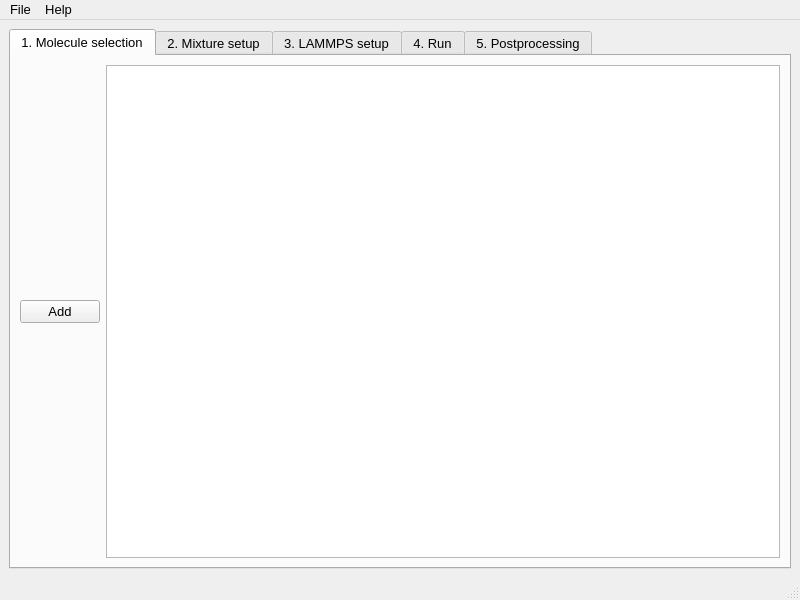
<?xml version="1.0" encoding="UTF-8"?>
<ui version="4.0">
 <class>MainWindow</class>
 <widget class="QMainWindow" name="MainWindow">
  <property name="enabled">
   <bool>true</bool>
  </property>
  <property name="geometry">
   <rect>
    <x>0</x>
    <y>0</y>
    <width>800</width>
    <height>600</height>
   </rect>
  </property>
  <property name="font">
   <font>
    <pointsize>10</pointsize>
   </font>
  </property>
  <property name="windowTitle">
   <string>MainWindow</string>
  </property>
  <widget class="QWidget" name="centralwidget">
   <layout class="QHBoxLayout" name="horizontalLayout">
    <item>
     <widget class="QTabWidget" name="tabWidget">
      <property name="currentIndex">
       <number>0</number>
      </property>
      <widget class="QWidget" name="tab">
       <attribute name="title">
        <string>1. Molecule selection</string>
       </attribute>
       <layout class="QHBoxLayout" name="horizontalLayout_2">
        <item>
         <layout class="QHBoxLayout" name="top_layout">
          <item>
           <widget class="QPushButton" name="addMoleculeButton">
            <property name="text">
             <string>Add</string>
            </property>
           </widget>
          </item>
          <item>
           <layout class="QVBoxLayout" name="verticalLayout">
            <item>
             <widget class="QTextEdit" name="moleculeInfo">
              <property name="enabled">
               <bool>true</bool>
              </property>
              <property name="sizePolicy">
               <sizepolicy hsizetype="Expanding" vsizetype="Minimum">
                <horstretch>0</horstretch>
                <verstretch>0</verstretch>
               </sizepolicy>
              </property>
              <property name="readOnly">
               <bool>true</bool>
              </property>
             </widget>
            </item>
           </layout>
          </item>
         </layout>
        </item>
       </layout>
      </widget>
      <widget class="QWidget" name="tab_2">
       <attribute name="title">
        <string>2. Mixture setup</string>
       </attribute>
       <layout class="QVBoxLayout" name="verticalLayout_6">
        <item>
         <widget class="QScrollArea" name="scrollArea_3">
          <property name="widgetResizable">
           <bool>true</bool>
          </property>
          <widget class="QWidget" name="scrollAreaWidgetContents_2">
           <property name="geometry">
            <rect>
             <x>0</x>
             <y>0</y>
             <width>758</width>
             <height>422</height>
            </rect>
           </property>
           <layout class="QVBoxLayout" name="verticalLayout_7">
            <item>
             <widget class="QGroupBox" name="groupBox_4">
              <property name="title">
               <string>2.1 Setup</string>
              </property>
              <layout class="QVBoxLayout" name="verticalLayout_27">
               <item>
                <layout class="QVBoxLayout" name="verticalLayout_28"/>
               </item>
              </layout>
             </widget>
            </item>
            <item>
             <widget class="QGroupBox" name="groupBox_2">
              <property name="title">
               <string>2.2 Settings</string>
              </property>
              <layout class="QGridLayout" name="gridLayout_3">
               <item row="4" column="0">
                <widget class="QGroupBox" name="groupBox_27">
                 <property name="title">
                  <string>3.1.1 Layer offset</string>
                 </property>
                 <layout class="QVBoxLayout" name="verticalLayout_34">
                  <item>
                   <widget class="QDoubleSpinBox" name="doublespinbox_layer_offset">
                    <property name="suffix">
                     <string> Ang</string>
                    </property>
                    <property name="maximum">
                     <double>99999.990000000005239</double>
                    </property>
                    <property name="value">
                     <double>25.000000000000000</double>
                    </property>
                   </widget>
                  </item>
                 </layout>
                </widget>
               </item>
               <item row="1" column="1">
                <widget class="QGroupBox" name="groupBox_26">
                 <property name="title">
                  <string>2.2.1 Initial density factor</string>
                 </property>
                 <layout class="QVBoxLayout" name="verticalLayout_33">
                  <item>
                   <widget class="QDoubleSpinBox" name="doublespinbox_initial_density_factor">
                    <property name="decimals">
                     <number>5</number>
                    </property>
                    <property name="minimum">
                     <double>0.000000000000000</double>
                    </property>
                    <property name="singleStep">
                     <double>0.005000000000000</double>
                    </property>
                    <property name="value">
                     <double>0.010000000000000</double>
                    </property>
                   </widget>
                  </item>
                 </layout>
                </widget>
               </item>
               <item row="1" column="0">
                <widget class="QGroupBox" name="groupBox_29">
                 <property name="title">
                  <string>2.2.1 Number of Mixtures needed</string>
                 </property>
                 <layout class="QVBoxLayout" name="verticalLayout_36">
                  <item>
                   <widget class="QSpinBox" name="spinbox_nbr_of_mixtures_needed">
                    <property name="minimum">
                     <number>1</number>
                    </property>
                    <property name="maximum">
                     <number>9999999</number>
                    </property>
                    <property name="value">
                     <number>1</number>
                    </property>
                   </widget>
                  </item>
                 </layout>
                </widget>
               </item>
               <item row="5" column="0">
                <widget class="QGroupBox" name="groupBox_31">
                 <property name="title">
                  <string>2.2.1 Potential energy threshold</string>
                 </property>
                 <layout class="QVBoxLayout" name="verticalLayout_38">
                  <item>
                   <widget class="QDoubleSpinBox" name="doublespinbox_potential_energy_threshold">
                    <property name="suffix">
                     <string/>
                    </property>
                    <property name="minimum">
                     <double>-99999.990000000005239</double>
                    </property>
                    <property name="maximum">
                     <double>99999.990000000005239</double>
                    </property>
                    <property name="singleStep">
                     <double>0.100000000000000</double>
                    </property>
                    <property name="value">
                     <double>0.000000000000000</double>
                    </property>
                   </widget>
                  </item>
                 </layout>
                </widget>
               </item>
               <item row="4" column="1">
                <widget class="QGroupBox" name="groupBox_32">
                 <property name="title">
                  <string>2.2.1 Distribution method</string>
                 </property>
                 <layout class="QVBoxLayout" name="verticalLayout_39">
                  <item>
                   <widget class="QComboBox" name="combobox_distribution_method">
                    <item>
                     <property name="text">
                      <string>Sobol</string>
                     </property>
                    </item>
                   </widget>
                  </item>
                 </layout>
                </widget>
               </item>
               <item row="5" column="1">
                <widget class="QGroupBox" name="groupBox_30">
                 <property name="title">
                  <string>2.2.1 Final density estimate (rough)</string>
                 </property>
                 <layout class="QVBoxLayout" name="verticalLayout_37">
                  <item>
                   <widget class="QDoubleSpinBox" name="doublespinbox_final_density">
                    <property name="decimals">
                     <number>2</number>
                    </property>
                    <property name="minimum">
                     <double>0.000000000000000</double>
                    </property>
                    <property name="maximum">
                     <double>99999999.000000000000000</double>
                    </property>
                    <property name="singleStep">
                     <double>0.050000000000000</double>
                    </property>
                    <property name="value">
                     <double>1000.000000000000000</double>
                    </property>
                   </widget>
                  </item>
                 </layout>
                </widget>
               </item>
              </layout>
             </widget>
            </item>
           </layout>
          </widget>
         </widget>
        </item>
        <item>
         <widget class="QGroupBox" name="groupBox_5">
          <property name="title">
           <string>Information</string>
          </property>
          <layout class="QVBoxLayout" name="verticalLayout_9">
           <item>
            <widget class="QLabel" name="label_mixture_info">
             <property name="text">
              <string/>
             </property>
            </widget>
           </item>
          </layout>
         </widget>
        </item>
       </layout>
      </widget>
      <widget class="QWidget" name="tab_3">
       <attribute name="title">
        <string>3. LAMMPS setup</string>
       </attribute>
       <layout class="QVBoxLayout" name="verticalLayout_2">
        <item>
         <widget class="QGroupBox" name="groupBox_28">
          <property name="title">
           <string>3.1 Force field</string>
          </property>
          <layout class="QHBoxLayout" name="horizontalLayout_4">
           <item>
            <widget class="QGroupBox" name="groupBox">
             <property name="title">
              <string>3.1.1 Selection</string>
             </property>
             <layout class="QVBoxLayout" name="verticalLayout_5">
              <item>
               <widget class="QComboBox" name="combobox_force_field">
                <item>
                 <property name="text">
                  <string>Gaff2</string>
                 </property>
                </item>
                <item>
                 <property name="text">
                  <string>Gaff</string>
                 </property>
                </item>
                <item>
                 <property name="text">
                  <string>Pcff</string>
                 </property>
                </item>
                <item>
                 <property name="text">
                  <string>Charmm</string>
                 </property>
                </item>
                <item>
                 <property name="text">
                  <string>Tip3p</string>
                 </property>
                </item>
               </widget>
              </item>
             </layout>
            </widget>
           </item>
           <item>
            <widget class="QGroupBox" name="groupBox_3">
             <property name="title">
              <string>3.1.2 Charges</string>
             </property>
             <layout class="QVBoxLayout" name="verticalLayout_8">
              <item>
               <widget class="QComboBox" name="combobox_charges">
                <item>
                 <property name="text">
                  <string>gasteiger</string>
                 </property>
                </item>
                <item>
                 <property name="text">
                  <string>default</string>
                 </property>
                </item>
               </widget>
              </item>
             </layout>
            </widget>
           </item>
          </layout>
         </widget>
        </item>
        <item>
         <widget class="QGroupBox" name="groupbox_lammpsstages">
          <property name="title">
           <string>3.2 Stages</string>
          </property>
          <property name="checkable">
           <bool>true</bool>
          </property>
          <property name="checked">
           <bool>false</bool>
          </property>
          <layout class="QVBoxLayout" name="verticalLayout_3">
           <item>
            <layout class="QHBoxLayout" name="horizontalLayout_3"/>
           </item>
          </layout>
         </widget>
        </item>
       </layout>
      </widget>
      <widget class="QWidget" name="tab_4">
       <attribute name="title">
        <string>4. Run</string>
       </attribute>
       <layout class="QVBoxLayout" name="verticalLayout_23">
        <item>
         <widget class="QScrollArea" name="scrollArea_2">
          <property name="widgetResizable">
           <bool>true</bool>
          </property>
          <widget class="QWidget" name="scrollAreaWidgetContents_3">
           <property name="geometry">
            <rect>
             <x>0</x>
             <y>0</y>
             <width>758</width>
             <height>449</height>
            </rect>
           </property>
           <layout class="QVBoxLayout" name="verticalLayout_22">
            <item>
             <widget class="QGroupBox" name="groupBox_12">
              <property name="title">
               <string>4.1 LAMMPS</string>
              </property>
              <layout class="QVBoxLayout" name="verticalLayout_19">
               <item>
                <widget class="QLineEdit" name="lineedit_lammps_path">
                 <property name="text">
                  <string>../../../lammps+mpi/lmp_mpi</string>
                 </property>
                </widget>
               </item>
              </layout>
             </widget>
            </item>
            <item>
             <widget class="QGroupBox" name="groupBox_11">
              <property name="title">
               <string>4.2 Parallelization</string>
              </property>
              <layout class="QVBoxLayout" name="verticalLayout_17">
               <item>
                <widget class="QLineEdit" name="lineedit_mpiexec_path">
                 <property name="text">
                  <string>../../../lammps+mpi/mpiexec</string>
                 </property>
                </widget>
               </item>
              </layout>
             </widget>
            </item>
            <item>
             <widget class="QGroupBox" name="groupBox_13">
              <property name="title">
               <string>4.3 Number of prcoesses</string>
              </property>
              <layout class="QVBoxLayout" name="verticalLayout_21">
               <item>
                <widget class="QSpinBox" name="spinbox_number_of_processes">
                 <property name="minimum">
                  <number>1</number>
                 </property>
                </widget>
               </item>
              </layout>
             </widget>
            </item>
            <item>
             <spacer name="verticalSpacer">
              <property name="orientation">
               <enum>Qt::Vertical</enum>
              </property>
              <property name="sizeHint" stdset="0">
               <size>
                <width>20</width>
                <height>40</height>
               </size>
              </property>
             </spacer>
            </item>
            <item>
             <widget class="QGroupBox" name="groupBox_6">
              <property name="enabled">
               <bool>true</bool>
              </property>
              <property name="title">
               <string>4.4 Command to run</string>
              </property>
              <property name="checkable">
               <bool>true</bool>
              </property>
              <property name="checked">
               <bool>false</bool>
              </property>
              <layout class="QVBoxLayout" name="verticalLayout_10">
               <item>
                <widget class="QLineEdit" name="lineedit_run_command"/>
               </item>
              </layout>
             </widget>
            </item>
           </layout>
          </widget>
         </widget>
        </item>
        <item>
         <widget class="QPushButton" name="tab4_pushbutton_run">
          <property name="minimumSize">
           <size>
            <width>0</width>
            <height>32</height>
           </size>
          </property>
          <property name="text">
           <string>Run</string>
          </property>
         </widget>
        </item>
       </layout>
      </widget>
      <widget class="QWidget" name="tab_5">
       <attribute name="title">
        <string>5. Postprocessing</string>
       </attribute>
       <layout class="QVBoxLayout" name="verticalLayout_4">
        <item>
         <widget class="QSplitter" name="splitter">
          <property name="orientation">
           <enum>Qt::Horizontal</enum>
          </property>
          <widget class="QTreeView" name="treeView"/>
          <widget class="QTextEdit" name="textEdit"/>
         </widget>
        </item>
        <item>
         <layout class="QHBoxLayout" name="horizontalLayout_6">
          <property name="sizeConstraint">
           <enum>QLayout::SetMinimumSize</enum>
          </property>
          <item>
           <spacer name="horizontalSpacer_2">
            <property name="orientation">
             <enum>Qt::Horizontal</enum>
            </property>
            <property name="sizeHint" stdset="0">
             <size>
              <width>40</width>
              <height>20</height>
             </size>
            </property>
           </spacer>
          </item>
          <item>
           <widget class="QSpinBox" name="spinBox_trajectory">
            <property name="minimum">
             <number>1</number>
            </property>
            <property name="maximum">
             <number>99999999</number>
            </property>
            <property name="displayIntegerBase">
             <number>10</number>
            </property>
           </widget>
          </item>
          <item>
           <widget class="QPushButton" name="pushButton_trajectory">
            <property name="text">
             <string>Go</string>
            </property>
           </widget>
          </item>
         </layout>
        </item>
       </layout>
      </widget>
     </widget>
    </item>
   </layout>
  </widget>
  <widget class="QMenuBar" name="menubar">
   <property name="geometry">
    <rect>
     <x>0</x>
     <y>0</y>
     <width>800</width>
     <height>22</height>
    </rect>
   </property>
   <widget class="QMenu" name="menuFile">
    <property name="title">
     <string>File</string>
    </property>
    <widget class="QMenu" name="menuLoad">
     <property name="title">
      <string>Load...</string>
     </property>
     <widget class="QMenu" name="menuMixture">
      <property name="title">
       <string>Mixture</string>
      </property>
      <addaction name="actionfrom_pickle"/>
      <addaction name="actionfrom_csv"/>
     </widget>
     <addaction name="menuMixture"/>
     <addaction name="actionLoad_fromlammps"/>
    </widget>
    <widget class="QMenu" name="menuSave">
     <property name="title">
      <string>Save...</string>
     </property>
     <addaction name="actionSave_mixturedetails"/>
    </widget>
    <addaction name="separator"/>
    <addaction name="menuLoad"/>
    <addaction name="menuSave"/>
    <addaction name="separator"/>
    <addaction name="actionExplore_root"/>
    <addaction name="separator"/>
    <addaction name="actionExit"/>
   </widget>
   <widget class="QMenu" name="menuAbout">
    <property name="title">
     <string>Help</string>
    </property>
    <addaction name="actionDocumentation"/>
    <addaction name="actionAbout"/>
   </widget>
   <addaction name="menuFile"/>
   <addaction name="menuAbout"/>
  </widget>
  <widget class="QStatusBar" name="statusbar"/>
  <action name="actionSave_mixture">
   <property name="text">
    <string>Save mixture...</string>
   </property>
  </action>
  <action name="actionLoad_mixture">
   <property name="text">
    <string>Load mixture...</string>
   </property>
  </action>
  <action name="actionExit">
   <property name="text">
    <string>Exit</string>
   </property>
  </action>
  <action name="actionExplore_root">
   <property name="text">
    <string>Explore root</string>
   </property>
  </action>
  <action name="actionLoad_fromlammps">
   <property name="text">
    <string>From LAMMPS</string>
   </property>
  </action>
  <action name="actionSave_mixturedetails">
   <property name="text">
    <string>Save mixture</string>
   </property>
  </action>
  <action name="actionfrom_pickle">
   <property name="text">
    <string>from pickle...</string>
   </property>
  </action>
  <action name="actionfrom_csv">
   <property name="text">
    <string>from csv...</string>
   </property>
  </action>
  <action name="actionDocumentation">
   <property name="text">
    <string>Documentation</string>
   </property>
  </action>
  <action name="actionAbout">
   <property name="text">
    <string>About</string>
   </property>
  </action>
 </widget>
 <resources/>
 <connections/>
</ui>
